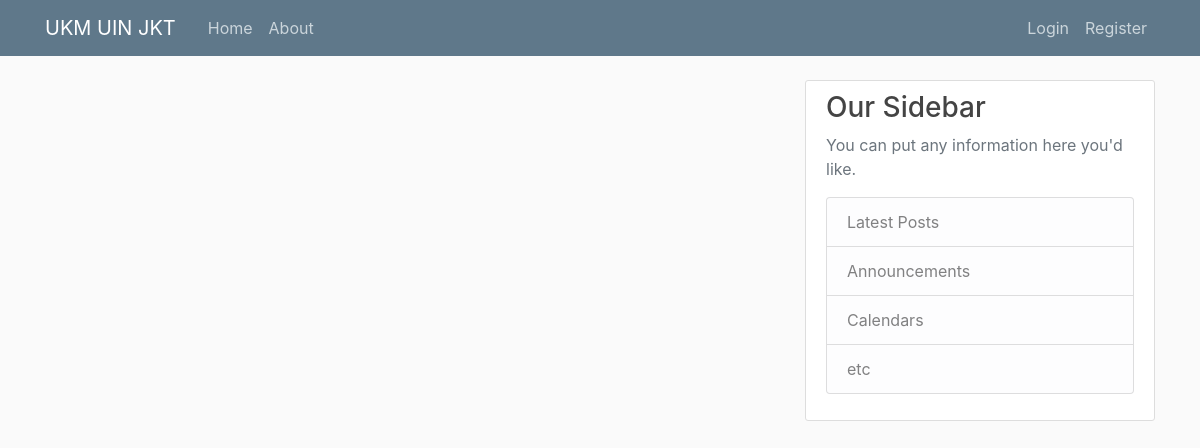
The app's page /, older data.
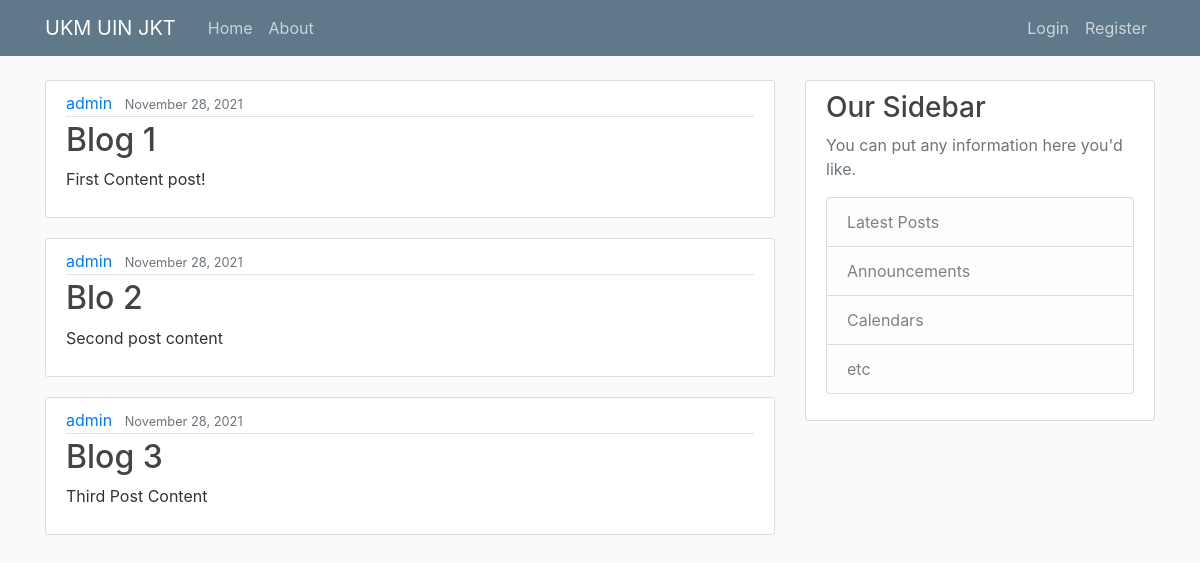
The same page, newer data.
### blog/models.py (models this page shows, shortened)
class Post(models.Model):
    title = models.CharField(max_length=100)
    content = models.TextField()
    date = models.DateTimeField(default=timezone.now)
    author = models.ForeignKey(User, on_delete=models.CASCADE)

### blog/views.py (the view)
# urls.py: path('', views.home, name='blog-home'),
def home(request):
    context = {
        'posts' : Post.objects.all()
    }
    return render(request, 'blog/home.html', context)

### blog/templates/blog/home.html
{% extends "blog/base.html" %}
{% block content %}
    {%for post in posts%}
    <article class="media content-section">
        <div class="media-body">
            <div class="article-metadata">
                <a class="mr-2" href="#">{{ post.author }}</a>
                <small class="text-muted">{{ post.date | date:"F d, Y" }}</small>
            </div>
            <h2><a class="article-title" href="#">{{ post.title }}</a></h2>
            <p class="article-content">{{ post.content }}</p>
        </div>
    </article>
    {% endfor %}
{% endblock content %}

Row changes from the older to the newer data that the page shows:
added Post: author "admin", date "November 28, 2021", title "Blog 1", content "First Content post!"
added Post: author "admin", date "November 28, 2021", title "Blo 2", content "Second post content"
added Post: author "admin", date "November 28, 2021", title "Blog 3", content "Third Post Content"
